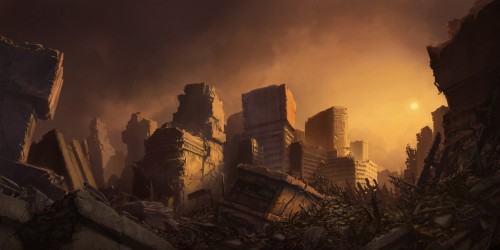
#> input picture Images/Apocalypse.jpg, 500 x 250 px, found by its file name
$ python ColouredHistogram.py
#> lines starting #> are read from the running program, lines starting #| are printed output that depends on the picture
from matplotlib import pyplot as plt
import cv2

img = cv2.imread("Images\Apocalypse.jpg")
#> img is the input picture: shape (250, 500, 3); mean B, G, R 34.8, 52.4, 81

cv2.imshow('Images', img)

chans = cv2.split(img)
colors = ("b", "g", "r")
plt.figure()
plt.title("Flattened Color Histogram")
plt.xlabel("Bins")
plt.ylabel("# of Pixels")


for (chan, color) in zip(chans, colors):
    hist = cv2.calcHist([chan], [0], None, [256], [0, 256])
    plt.plot(hist, color = color)
    plt.xlim([0, 256])
#> this loop made 3 passes
#> color on passes 1 to 3: 'b', 'g', 'r'

fig = plt.figure()

ax = fig.add_subplot(131)
hist = cv2.calcHist([chans[1], chans[0]], [0, 1], None,[32, 32], [0, 256, 0, 256])
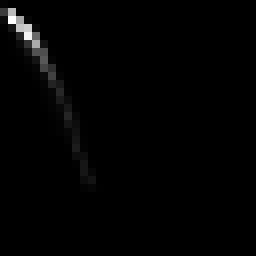
#> hist: shape (32, 32) float32 (shown 8 times larger); min 0, max 11169, mean 122.1; drawn with min black and max white
p = ax.imshow(hist, interpolation = "nearest")
ax.set_title("2D Color Histogram for G and B")
plt.colorbar(p)

ax = fig.add_subplot(132)
hist = cv2.calcHist([chans[1], chans[2]], [0, 1], None,[32, 32], [0, 256, 0, 256])
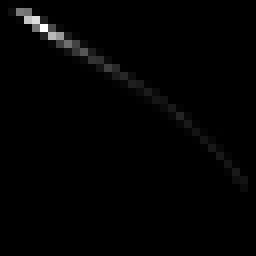
#> hist: shape (32, 32) float32 (shown 8 times larger); min 0, max 10703, mean 122.1; drawn with min black and max white
p = ax.imshow(hist, interpolation = "nearest")
ax.set_title("2D Color Histogram for G and R")
plt.colorbar(p)

ax = fig.add_subplot(133)
hist = cv2.calcHist([chans[0], chans[2]], [0, 1], None,[32, 32], [0, 256, 0, 256])
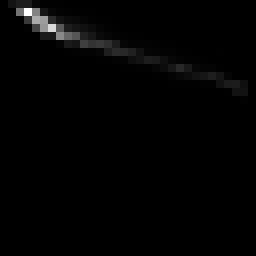
#> hist: shape (32, 32) float32 (shown 8 times larger); min 0, max 9693, mean 122.1; drawn with min black and max white
p = ax.imshow(hist, interpolation = "nearest")
ax.set_title("2D Color Histogram for B and R")
plt.colorbar(p)
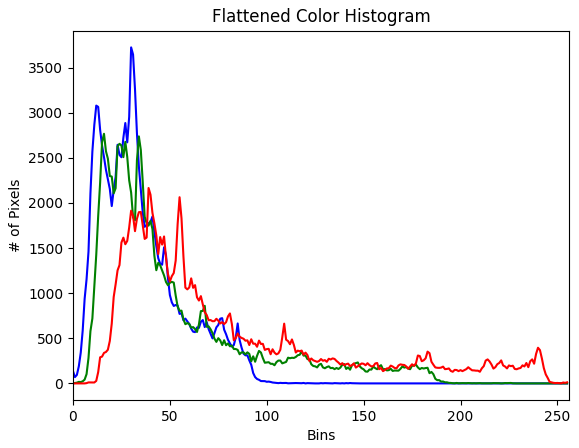
#> figure drawn by matplotlib, 1 panel; curve peaks at x = 30, y = 3723; curve peaks at x = 16, y = 2766; curve peaks at x = 39, y = 2165
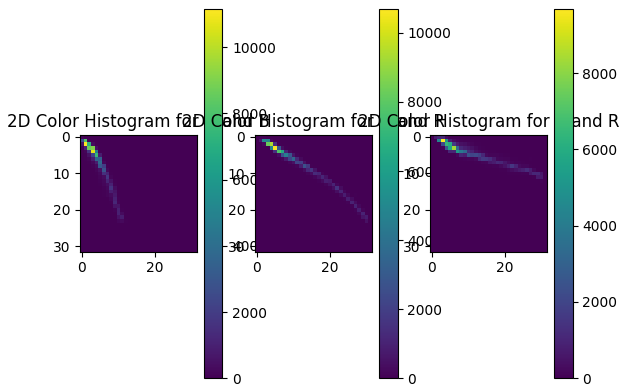
#> figure drawn by matplotlib, 6 panels

$ run again, with Images/Galaxy.jpg copied over Images/Apocalypse.jpg
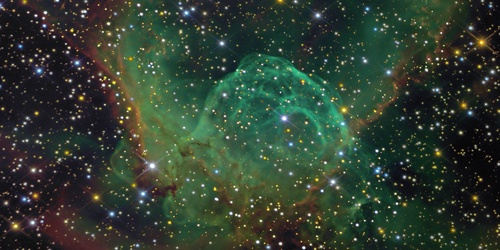
#> input picture Images/Galaxy.jpg, 500 x 250 px, found by its file name
#> img is the input picture: shape (250, 500, 3); mean B, G, R 49.4, 62.5, 48.9
#> the loop `for (chan, color) in zip(chans, colors):` made 3 passes
#> color on passes 1 to 3: 'b', 'g', 'r'
#> `hist = cv2.calcHist([chans[0], chans[2]], [0, 1], None,[32, 32], [0, 2..`:
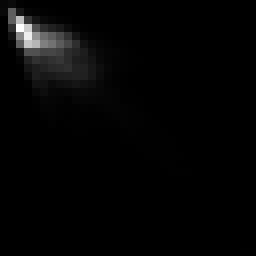
#> hist: shape (32, 32) float32 (shown 8 times larger); min 0, max 6093, mean 122.1; drawn with min black and max white
#> `plt.colorbar(p)`:
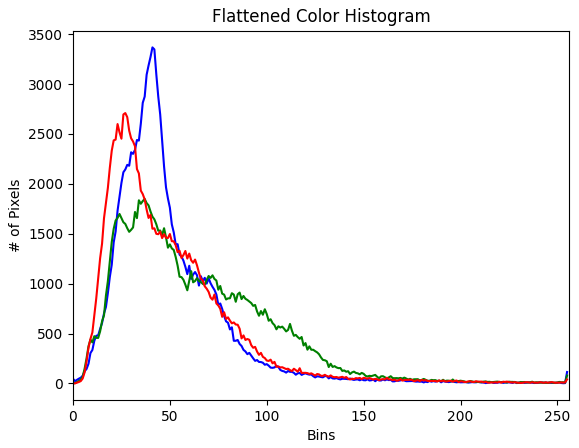
#> figure drawn by matplotlib, 1 panel; curve peaks at x = 41, y = 3367; curve peaks at x = 37, y = 1849; curve peaks at x = 27, y = 2709
